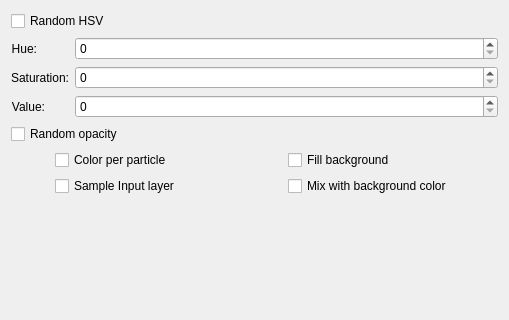
<?xml version="1.0" encoding="utf-8"?>
<ui version="4.0">
 <author>
    SPDX-FileCopyrightText: none
    SPDX-License-Identifier: GPL-3.0-or-later
  </author>
 <class>WdgColorOptions</class>
 <widget class="QWidget" name="WdgColorOptions">
  <property name="geometry">
   <rect>
    <x>0</x>
    <y>0</y>
    <width>509</width>
    <height>320</height>
   </rect>
  </property>
  <property name="sizePolicy">
   <sizepolicy hsizetype="Preferred" vsizetype="Preferred">
    <horstretch>255</horstretch>
    <verstretch>255</verstretch>
   </sizepolicy>
  </property>
  <property name="minimumSize">
   <size>
    <width>460</width>
    <height>320</height>
   </size>
  </property>
  <layout class="QVBoxLayout" name="verticalLayout">
   <item>
    <widget class="QCheckBox" name="randomHSVCHBox">
     <property name="text">
      <string>Random HSV</string>
     </property>
    </widget>
   </item>
   <item>
    <layout class="QFormLayout" name="formLayout">
     <item column="0" row="0">
      <widget class="QLabel" name="label">
       <property name="text">
        <string>Hue:</string>
       </property>
       <property name="alignment">
        <set>Qt::AlignRight|Qt::AlignTrailing|Qt::AlignVCenter</set>
       </property>
      </widget>
     </item>
     <item column="1" row="0">
      <widget class="KisSliderSpinBox" name="hueSlider">
       <property name="sizePolicy">
        <sizepolicy hsizetype="MinimumExpanding" vsizetype="Preferred">
         <horstretch>10</horstretch>
         <verstretch>0</verstretch>
        </sizepolicy>
       </property>
      </widget>
     </item>
     <item column="0" row="1">
      <widget class="QLabel" name="label_2">
       <property name="text">
        <string>Saturation:</string>
       </property>
       <property name="alignment">
        <set>Qt::AlignRight|Qt::AlignTrailing|Qt::AlignVCenter</set>
       </property>
      </widget>
     </item>
     <item column="1" row="1">
      <widget class="KisSliderSpinBox" name="saturationSlider">
       <property name="sizePolicy">
        <sizepolicy hsizetype="MinimumExpanding" vsizetype="Preferred">
         <horstretch>10</horstretch>
         <verstretch>0</verstretch>
        </sizepolicy>
       </property>
      </widget>
     </item>
     <item column="0" row="2">
      <widget class="QLabel" name="label_3">
       <property name="text">
        <string>Value:</string>
       </property>
       <property name="alignment">
        <set>Qt::AlignRight|Qt::AlignTrailing|Qt::AlignVCenter</set>
       </property>
      </widget>
     </item>
     <item column="1" row="2">
      <widget class="KisSliderSpinBox" name="valueSlider">
       <property name="sizePolicy">
        <sizepolicy hsizetype="MinimumExpanding" vsizetype="Preferred">
         <horstretch>10</horstretch>
         <verstretch>0</verstretch>
        </sizepolicy>
       </property>
      </widget>
     </item>
    </layout>
   </item>
   <item>
    <widget class="QCheckBox" name="randomOpacityCHBox">
     <property name="text">
      <string>Random opacity</string>
     </property>
    </widget>
   </item>
   <item>
    <layout class="QGridLayout" name="chboxGridLayout">
     <property name="sizeConstraint">
      <enum>QLayout::SetMinimumSize</enum>
     </property>
     <item column="0" row="0">
      <widget class="QCheckBox" name="colorPerParticleCHBox">
       <property name="sizePolicy">
        <sizepolicy hsizetype="Fixed" vsizetype="Fixed">
         <horstretch>0</horstretch>
         <verstretch>0</verstretch>
        </sizepolicy>
       </property>
       <property name="text">
        <string>Color per particle</string>
       </property>
      </widget>
     </item>
     <item column="1" row="0">
      <spacer name="horizontalSpacer">
       <property name="orientation">
        <enum>Qt::Horizontal</enum>
       </property>
       <property name="sizeType">
        <enum>QSizePolicy::Fixed</enum>
       </property>
       <property name="sizeHint" stdset="0">
        <size>
         <width>58</width>
         <height>20</height>
        </size>
       </property>
      </spacer>
     </item>
     <item column="2" row="0">
      <widget class="QCheckBox" name="fillBackgroundCHBox">
       <property name="sizePolicy">
        <sizepolicy hsizetype="Fixed" vsizetype="Fixed">
         <horstretch>0</horstretch>
         <verstretch>0</verstretch>
        </sizepolicy>
       </property>
       <property name="toolTip">
        <string>If checked, grid brush fill every particle's background with background color. The background of particle is rectangle of grid width and height and by default it is transparent.</string>
       </property>
       <property name="text">
        <string>Fill background</string>
       </property>
      </widget>
     </item>
     <item column="0" row="1">
      <widget class="QCheckBox" name="sampleInputCHBox">
       <property name="sizePolicy">
        <sizepolicy hsizetype="Fixed" vsizetype="Fixed">
         <horstretch>0</horstretch>
         <verstretch>0</verstretch>
        </sizepolicy>
       </property>
       <property name="text">
        <string>Sample Input layer</string>
       </property>
      </widget>
     </item>
     <item column="2" row="1">
      <widget class="QCheckBox" name="mixBgColorCHBox">
       <property name="sizePolicy">
        <sizepolicy hsizetype="Fixed" vsizetype="Fixed">
         <horstretch>0</horstretch>
         <verstretch>0</verstretch>
        </sizepolicy>
       </property>
       <property name="text">
        <string>Mix with background color</string>
       </property>
      </widget>
     </item>
     <item column="1" row="1">
      <spacer name="horizontalSpacer_2">
       <property name="orientation">
        <enum>Qt::Horizontal</enum>
       </property>
       <property name="sizeType">
        <enum>QSizePolicy::Fixed</enum>
       </property>
       <property name="sizeHint" stdset="0">
        <size>
         <width>58</width>
         <height>20</height>
        </size>
       </property>
      </spacer>
     </item>
    </layout>
   </item>
   <item>
    <spacer name="verticalSpacer">
     <property name="orientation">
      <enum>Qt::Vertical</enum>
     </property>
     <property name="sizeHint" stdset="0">
      <size>
       <width>20</width>
       <height>114</height>
      </size>
     </property>
    </spacer>
   </item>
  </layout>
 </widget>
 <customwidgets>
  <customwidget>
   <class>KisSliderSpinBox</class>
   <extends>QSpinBox</extends>
   <header>kis_slider_spin_box.h</header>
   <container>1</container>
  </customwidget>
 </customwidgets>
 <resources/>
 <connections/>
</ui>
